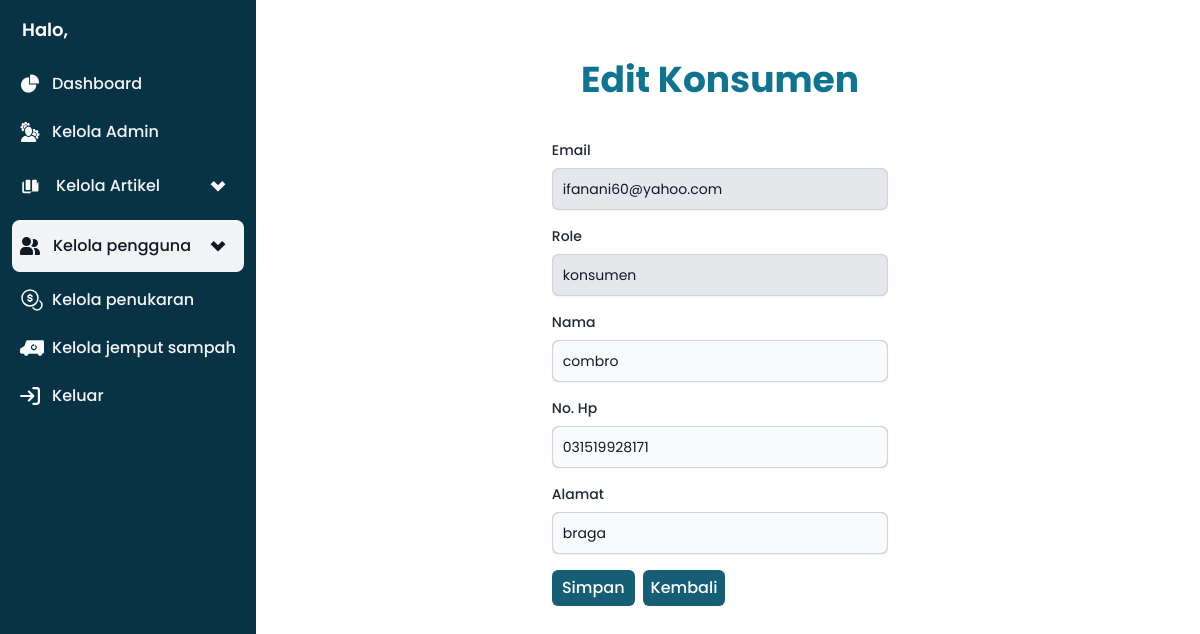
/edit-user.php?user_id=1, run on the app's committed database.
### tables this page shows
CREATE TABLE `users` (
  `user_id` int(11) NOT NULL,
  `foto` varchar(255) DEFAULT NULL,
  `role` enum('konsumen','mitra') DEFAULT NULL,
  `nama` varchar(255) DEFAULT NULL,
  `email` varchar(255) DEFAULT NULL,
  `password` varchar(255) DEFAULT NULL,
  `alamat` text DEFAULT NULL,
  `no_hp` varchar(20) DEFAULT NULL,
  `poin` int(11) DEFAULT NULL
);

### include/Database.php (called while the page is built, shortened)
<?php
class Database
{
    private $host = "localhost";
    private $username = "root";
    private $password = "";
    private $dbname = "ass3";
    private $port = "3306";
    public function __construct()
    {
        $this->conn = new mysqli($this->host, $this->username, $this->password, $this->dbname, $this->port);
    }
}
?>

### include/User.php (called while the page is built, shortened)
<?php
require_once "Database.php";
Class User extends Database {
    public function getUserById($id){
        $id = $this->conn->real_escape_string($id);
        $query = "SELECT * FROM users WHERE user_id = ?";
        $stmt = $this->conn->prepare($query);
        $stmt->bind_param("i", $id);
        $stmt->execute();
        $result = $stmt->get_result();
        return $result->fetch_object();
    }
}
?>

### edit-user.php (the view, shortened to what this page needs)
<?php
require_once dirname(__FILE__) . "/include/User.php";
$user = new User();
if ($_SERVER["REQUEST_METHOD"] === "GET") {
    $id = $_GET["user_id"];
    $data = $user->getUserById($id);
}
?>
<!DOCTYPE html>
<html lang="en">
<head>
    <script src="https://cdn.tailwindcss.com"></script>
    <link href="https://cdnjs.cloudflare.com/ajax/libs/flowbite/2.2.0/flowbite.min.css" rel="stylesheet" />
</head>
<body>
    <aside id="logo-sidebar"
        class="fixed top-0 left-0 z-40 w-64 h-screen transition-transform -translate-x-full sm:translate-x-0"
        aria-label="Sidebar">
        <div class="h-full px-3 py-4 overflow-y-auto bg-cyan-950">
            <a href="https://flowbite.com/" class="flex items-center ps-2.5 mb-5">
                <span class="self-center text-lg font-semibold whitespace-nowrap text-white">Halo,
                </span>
            </a>
            <ul class="space-y-2 font-medium">
                <li>
                    <a href="home-admin.php"
                        class="flex items-center p-2 text-gray-900 rounded-lg group hover:bg-gray-100">
                        <span class="ms-3 text-gray-100 group-hover:text-gray-900">Dashboard</span>
                    </a>
                </li>
                <li id="kelola-admin">
                    <a href="kelola-admin.php"
                        class="flex items-center p-2 text-gray-900 rounded-lg group hover:bg-gray-100">
                        <span class="flex-1 ms-3 text-gray-100 group-hover:text-gray-900">Kelola Admin</span>
                    </a>
                </li>
                <li>
                    <button class="w-full flex items-center p-2 text-gray-900 rounded-lg hover:bg-gray-100 group"
                        data-dropdown-toggle="dropdown-artikel">
                        <span class="flex-1 ms-2 text-gray-100 group-hover:text-gray-900 text-left">Kelola
                            Artikel</span>
                        <svg class="flex-shrink-0 w-9 h-9 text-gray-50 transition duration-75 group-hover:text-gray-900"
                            viewBox="0 0 24 24" xmlns="http://www.w3.org/2000/svg">
                    </button>
                </li>
                <li>
                    <button class="w-full flex items-center p-2 text-gray-900 rounded-lg bg-gray-100 group"
                        data-dropdown-toggle="dropdown">
                        <span class="flex-1 ms-1 text-gray-900">Kelola pengguna</span>
                        <svg class="flex-shrink-0 w-9 h-9 transition duration-75 text-gray-900" viewBox="0 0 24 24"
                            xmlns="http://www.w3.org/2000/svg">
                            <g>
                                <path fill="none" d="M0 0h24v24H0z" />
                                <path d="M12 15l-4.243-4.243 1.415-1.414L12 12.172l2.828-2.829 1.415 1.414z"
                                    stroke="currentColor" fill="currentColor" />
                            </g>
                        </svg>
                    </button>
                </li>
                <li>
                    <a href="#" class="flex items-center p-2 text-gray-900 rounded-lg hover:bg-gray-100 group">
                        <span class="flex-1 ms-2 text-gray-100 group-hover:text-gray-900">Kelola penukaran</span>
                    </a>
                </li>
                <li>
                    <a href="#" class="flex items-center p-2 text-gray-900 rounded-lg hover:bg-gray-100 group">
                        <span class="flex-1 ms-2 text-gray-100 group-hover:text-gray-900">Kelola jemput sampah</span>
                    </a>
                </li>
                <li>
                    <a href="login-admin.php"
                        class="flex items-center p-2 text-gray-900 rounded-lg hover:bg-gray-100 group">
                        <span class="flex-1 ms-3 text-gray-100 group-hover:text-gray-900">Keluar</span>
                    </a>
                </li>
            </ul>
        </div>
    </aside>
    <div class="ml-60">
        <div class="flex w-full pt-10 justify-center">
            <form action="" method="post">
                <div class="w-full md:max-w-xl px-4 md:px-0 pb-12">
                <h1 class="text-center text-cyan-700 font-bold text-4xl pt-5 pb-10">Edit Konsumen</h1>
                    <div class="grid grid-cols-1 gap-x-6 gap-y-4">
                        <div class="sm:col-span-4">
                            <label for="username" class="text-gray-800 block mb-2 text-sm font-medium">Email</label>
                            <div class="mt-2">
                                <div
                                    class="flex rounded-md shadow-sm ring-1 ring-inset ring-gray-300 focus-within:ring-2 focus-within:ring-inset focus-within:ring-indigo-600 sm:max-w-md">
                                    <input type="email" name="email" value="<?= $data->email ?>" disabled
                                        class="bg-gray-200 border border-gray-300 text-gray-900 text-sm rounded-lg focus:ring-blue-500 focus:border-blue-500 block w-full p-2.5 cursor-not-allowed">
                                </div>
                            </div>
                        </div>
                        <div class="sm:col-span-4">
                            <label for="username" class="text-gray-800 block mb-2 text-sm font-medium">Role</label>
                            <div class="mt-2">
                                <div
                                    class="flex rounded-md shadow-sm ring-1 ring-inset ring-gray-300 focus-within:ring-2 focus-within:ring-inset focus-within:ring-indigo-600 sm:max-w-md">
                                    <input type="text" name="mitra" disabled value="<?= $data->role ?>"
                                        class="bg-gray-200 border border-gray-300 text-gray-900 text-sm rounded-lg focus:ring-blue-500 focus:border-blue-500 block w-full p-2.5 cursor-not-allowed">
                                </div>
                            </div>
                        </div>
                        <div class="sm:col-span-4">
                            <label for="username" class="text-gray-800 block mb-2 text-sm font-medium">Nama</label>
                            <div class="mt-2">
                                <div
                                    class="flex rounded-md shadow-sm ring-1 ring-inset ring-gray-300 focus-within:ring-2 focus-within:ring-inset focus-within:ring-indigo-600 sm:max-w-md">
                                    <input type="text" name="name" value="<?= $data->nama ?>"
                                        class="bg-gray-50 border border-gray-300 text-gray-900 text-sm rounded-lg focus:ring-blue-500 focus:border-blue-500 block w-full p-2.5">
                                </div>
                            </div>
                        </div>
                        <div class="sm:col-span-4">
                            <label for="username" class="text-gray-800 block mb-2 text-sm font-medium">No. Hp</label>
                            <div class="mt-2">
                                <div
                                    class="flex rounded-md shadow-sm ring-1 ring-inset ring-gray-300 focus-within:ring-2 focus-within:ring-inset focus-within:ring-indigo-600 sm:max-w-md">
                                    <input type="text" name="phone" value="<?= $data->no_hp ?>"
                                        class="bg-gray-50 border border-gray-300 text-gray-900 text-sm rounded-lg focus:ring-blue-500 focus:border-blue-500 block w-full p-2.5">
                                </div>
                            </div>
                        </div>
                        <div class="sm:col-span-4">
                            <label for="username" class="text-gray-800 block mb-2 text-sm font-medium">Alamat</label>
                            <div class="mt-2">
                                <div
                                    class="flex rounded-md shadow-sm ring-1 ring-inset ring-gray-300 focus-within:ring-2 focus-within:ring-inset focus-within:ring-indigo-600 sm:max-w-md">
                                    <input type="text" name="address" value="<?= $data->alamat ?>"
                                        class="bg-gray-50 border border-gray-300 text-gray-900 text-sm rounded-lg focus:ring-blue-500 focus:border-blue-500 block w-full p-2.5">
                                </div>
                            </div>
                        </div>
                        <div class="grid grid-cols-3 gap-x-2">
                            <button type="submit" name="simpan"
                                class="font-medium rounded-md px-2 py-1.5 text-white text-center bg-cyan-800 hover:bg-cyan-700">Simpan</button>
                            <a href="kelola-konsumen.php"
                                class="font-medium rounded-md px-2 py-1.5 text-white text-center bg-cyan-800 hover:bg-cyan-700">Kembali</a>
                        </div>
                    </div>
            </form>
        </div>
    </div>
</body>
</html>

### edit-user.php (style rules this page uses)
* { font-family: 'Poppins', sans-serif; }

### data on the page
users: email "ifanani60@yahoo.com", mitra "konsumen", name "combro", phone "031519928171", address "braga"
